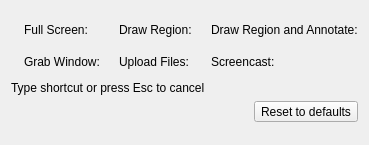
  <widget class="QWidget" name="shortcutsPage">
   <attribute name="icon">
    <iconset resource="resources.qrc">
     <normaloff>:/res/f1.png</normaloff>:/res/f1.png</iconset>
   </attribute>
   <attribute name="title">
    <string>Hot-keys</string>
   </attribute>
   <layout class="QVBoxLayout" name="verticalLayout">
    <item>
     <layout class="QGridLayout" name="gridLayout_9">
      <property name="topMargin">
       <number>12</number>
      </property>
      <property name="bottomMargin">
       <number>12</number>
      </property>
      <item row="0" column="2" rowspan="2">
       <widget class="QLabel" name="label_12">
        <property name="text">
         <string/>
        </property>
        <property name="pixmap">
         <pixmap resource="resources.qrc">:/res/image_hotkey_drawregion.png</pixmap>
        </property>
       </widget>
      </item>
      <item row="0" column="1">
       <widget class="QLabel" name="fullScreenLabel_2">
        <property name="sizePolicy">
         <sizepolicy hsizetype="Expanding" vsizetype="Preferred">
          <horstretch>0</horstretch>
          <verstretch>0</verstretch>
         </sizepolicy>
        </property>
        <property name="text">
         <string>Full Screen:</string>
        </property>
        <property name="alignment">
         <set>Qt::AlignBottom|Qt::AlignLeading|Qt::AlignLeft</set>
        </property>
        <property name="margin">
         <number>2</number>
        </property>
       </widget>
      </item>
      <item row="1" column="1">
       <widget class="KeySequenceWidget" name="fullScreenKeyWidget" native="true">
        <property name="minimumSize">
         <size>
          <width>70</width>
          <height>0</height>
         </size>
        </property>
        <property name="focusPolicy">
         <enum>Qt::StrongFocus</enum>
        </property>
       </widget>
      </item>
      <item row="0" column="3">
       <widget class="QLabel" name="regionKwyLabel_2">
        <property name="sizePolicy">
         <sizepolicy hsizetype="Expanding" vsizetype="Preferred">
          <horstretch>0</horstretch>
          <verstretch>0</verstretch>
         </sizepolicy>
        </property>
        <property name="text">
         <string>Draw Region:</string>
        </property>
        <property name="alignment">
         <set>Qt::AlignBottom|Qt::AlignLeading|Qt::AlignLeft</set>
        </property>
        <property name="margin">
         <number>2</number>
        </property>
       </widget>
      </item>
      <item row="1" column="3">
       <widget class="KeySequenceWidget" name="regionKeyWidget" native="true">
        <property name="minimumSize">
         <size>
          <width>70</width>
          <height>0</height>
         </size>
        </property>
        <property name="focusPolicy">
         <enum>Qt::StrongFocus</enum>
        </property>
       </widget>
      </item>
      <item row="2" column="0">
       <spacer name="verticalSpacer_5">
        <property name="orientation">
         <enum>Qt::Vertical</enum>
        </property>
        <property name="sizeType">
         <enum>QSizePolicy::Fixed</enum>
        </property>
        <property name="sizeHint" stdset="0">
         <size>
          <width>0</width>
          <height>6</height>
         </size>
        </property>
       </spacer>
      </item>
      <item row="0" column="0" rowspan="2">
       <widget class="QLabel" name="label_14">
        <property name="text">
         <string/>
        </property>
        <property name="pixmap">
         <pixmap resource="resources.qrc">:/res/image_hotkey_fullscreen.png</pixmap>
        </property>
       </widget>
      </item>
      <item row="3" column="4" rowspan="2">
       <widget class="QLabel" name="screencastLabel_3">
        <property name="text">
         <string/>
        </property>
        <property name="pixmap">
         <pixmap resource="resources.qrc">:/res/image_hotkey_screencast.png</pixmap>
        </property>
       </widget>
      </item>
      <item row="3" column="5">
       <widget class="QLabel" name="screencastKeyLabel_2">
        <property name="sizePolicy">
         <sizepolicy hsizetype="Expanding" vsizetype="Preferred">
          <horstretch>0</horstretch>
          <verstretch>0</verstretch>
         </sizepolicy>
        </property>
        <property name="text">
         <string>Screencast:</string>
        </property>
        <property name="alignment">
         <set>Qt::AlignBottom|Qt::AlignLeading|Qt::AlignLeft</set>
        </property>
        <property name="margin">
         <number>2</number>
        </property>
       </widget>
      </item>
      <item row="4" column="5">
       <widget class="KeySequenceWidget" name="screencastKeyWidget" native="true">
        <property name="minimumSize">
         <size>
          <width>70</width>
          <height>0</height>
         </size>
        </property>
        <property name="focusPolicy">
         <enum>Qt::StrongFocus</enum>
        </property>
       </widget>
      </item>
      <item row="1" column="5">
       <widget class="KeySequenceWidget" name="annotateKeyWidget" native="true">
        <property name="minimumSize">
         <size>
          <width>70</width>
          <height>0</height>
         </size>
        </property>
        <property name="focusPolicy">
         <enum>Qt::StrongFocus</enum>
        </property>
       </widget>
      </item>
      <item row="0" column="4" rowspan="2">
       <widget class="QLabel" name="label_11">
        <property name="text">
         <string/>
        </property>
        <property name="pixmap">
         <pixmap resource="resources.qrc">:/res/image_hotkey_drawregion.png</pixmap>
        </property>
       </widget>
      </item>
      <item row="0" column="5">
       <widget class="QLabel" name="regionKwyLabel">
        <property name="sizePolicy">
         <sizepolicy hsizetype="Expanding" vsizetype="Preferred">
          <horstretch>0</horstretch>
          <verstretch>0</verstretch>
         </sizepolicy>
        </property>
        <property name="text">
         <string>Draw Region and Annotate:</string>
        </property>
        <property name="alignment">
         <set>Qt::AlignBottom|Qt::AlignLeading|Qt::AlignLeft</set>
        </property>
        <property name="margin">
         <number>2</number>
        </property>
       </widget>
      </item>
      <item row="4" column="3">
       <widget class="KeySequenceWidget" name="uploadKeyWidget" native="true">
        <property name="minimumSize">
         <size>
          <width>70</width>
          <height>0</height>
         </size>
        </property>
        <property name="focusPolicy">
         <enum>Qt::StrongFocus</enum>
        </property>
       </widget>
      </item>
      <item row="3" column="3">
       <widget class="QLabel" name="uploadLabel_2">
        <property name="sizePolicy">
         <sizepolicy hsizetype="Expanding" vsizetype="Preferred">
          <horstretch>0</horstretch>
          <verstretch>0</verstretch>
         </sizepolicy>
        </property>
        <property name="text">
         <string>Upload Files:</string>
        </property>
        <property name="alignment">
         <set>Qt::AlignBottom|Qt::AlignLeading|Qt::AlignLeft</set>
        </property>
        <property name="margin">
         <number>2</number>
        </property>
       </widget>
      </item>
      <item row="3" column="2" rowspan="2">
       <widget class="QLabel" name="uploadIcon_2">
        <property name="text">
         <string/>
        </property>
        <property name="pixmap">
         <pixmap resource="resources.qrc">:/res/image_hotkey_fullscreen.png</pixmap>
        </property>
       </widget>
      </item>
      <item row="3" column="1">
       <widget class="QLabel" name="windowLabel_2">
        <property name="sizePolicy">
         <sizepolicy hsizetype="Expanding" vsizetype="Preferred">
          <horstretch>0</horstretch>
          <verstretch>0</verstretch>
         </sizepolicy>
        </property>
        <property name="text">
         <string>Grab Window:</string>
        </property>
        <property name="alignment">
         <set>Qt::AlignBottom|Qt::AlignLeading|Qt::AlignLeft</set>
        </property>
        <property name="margin">
         <number>2</number>
        </property>
       </widget>
      </item>
      <item row="4" column="1">
       <widget class="KeySequenceWidget" name="windowKeyWidget" native="true">
        <property name="minimumSize">
         <size>
          <width>70</width>
          <height>0</height>
         </size>
        </property>
        <property name="focusPolicy">
         <enum>Qt::StrongFocus</enum>
        </property>
       </widget>
      </item>
      <item row="3" column="0" rowspan="2">
       <widget class="QLabel" name="windowIcon_2">
        <property name="text">
         <string/>
        </property>
        <property name="pixmap">
         <pixmap resource="resources.qrc">:/res/image_hotkey_drawregion.png</pixmap>
        </property>
       </widget>
      </item>
      <item row="5" column="5">
       <spacer name="verticalSpacer">
        <property name="orientation">
         <enum>Qt::Vertical</enum>
        </property>
        <property name="sizeHint" stdset="0">
         <size>
          <width>0</width>
          <height>0</height>
         </size>
        </property>
       </spacer>
      </item>
      <item row="6" column="0" colspan="6">
       <layout class="QHBoxLayout" name="horizontalLayout">
        <item>
         <spacer name="horizontalSpacer_5">
          <property name="orientation">
           <enum>Qt::Horizontal</enum>
          </property>
          <property name="sizeHint" stdset="0">
           <size>
            <width>40</width>
            <height>20</height>
           </size>
          </property>
         </spacer>
        </item>
        <item>
         <widget class="QToolButton" name="defaultsShortcutsPushButton">
          <property name="sizePolicy">
           <sizepolicy hsizetype="Fixed" vsizetype="Fixed">
            <horstretch>0</horstretch>
            <verstretch>0</verstretch>
           </sizepolicy>
          </property>
          <property name="text">
           <string>Reset to defaults</string>
          </property>
          <property name="icon">
           <iconset>
            <normaloff>:/res/reset.png</normaloff>:/res/reset.png</iconset>
          </property>
          <property name="toolButtonStyle">
           <enum>Qt::ToolButtonTextBesideIcon</enum>
          </property>
          <property name="autoRaise">
           <bool>false</bool>
          </property>
         </widget>
        </item>
       </layout>
      </item>
      <item row="5" column="0" colspan="5">
       <widget class="QLabel" name="label_2">
        <property name="text">
         <string>Type shortcut or press Esc to cancel</string>
        </property>
        <property name="alignment">
         <set>Qt::AlignLeading|Qt::AlignLeft|Qt::AlignVCenter</set>
        </property>
       </widget>
      </item>
     </layout>
    </item>
   </layout>
  </widget>
